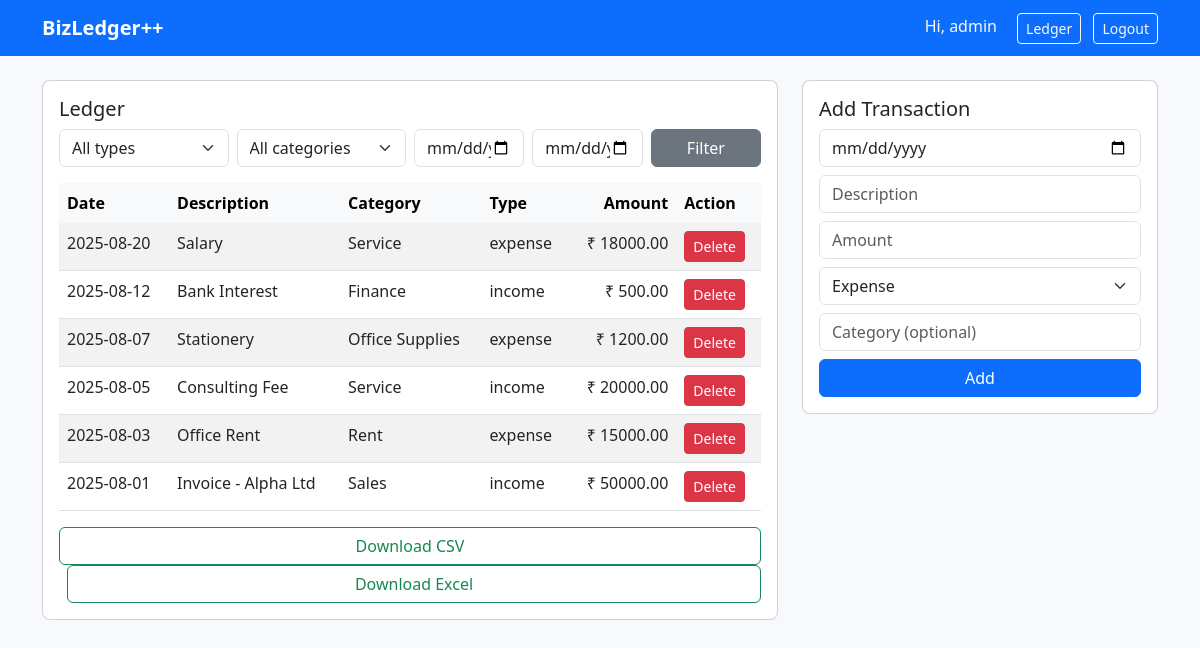
Screenshot of /ledger (signed in) with the database file from the repository.
### models.py (models this page shows)
class Transaction(Base):
    __tablename__ = "transactions"
    id = Column(Integer, primary_key=True, index=True)
    user_id = Column(Integer, ForeignKey("users.id"), nullable=False)
    date = Column(Date, default=datetime.date.today)
    description = Column(String, nullable=False)
    amount = Column(Float, nullable=False)   # positive numbers
    type = Column(String, nullable=False)    # "income" or "expense"
    category = Column(String, nullable=True)
    owner = relationship("User", back_populates="transactions")

### app.py (the view, shortened to what this page needs)
@app.route("/ledger", methods=["GET", "POST"])
@login_required
def ledger():
    user_id = session["user_id"]
    db = SessionLocal()
    q = db.query(Transaction).filter(Transaction.user_id == user_id)
    f_type = request.args.get("type")
    f_cat = request.args.get("category")
    start = request.args.get("start")
    end = request.args.get("end")
    if f_type in ("income","expense"):
        q = q.filter(Transaction.type == f_type)
    if f_cat:
        q = q.filter(Transaction.category == f_cat)
    if start:
        try:
            s = datetime.datetime.strptime(start, "%Y-%m-%d").date()
            q = q.filter(Transaction.date >= s)
        except:
            pass
    if end:
        try:
            e = datetime.datetime.strptime(end, "%Y-%m-%d").date()
            q = q.filter(Transaction.date <= e)
        except:
            pass
    txns = q.order_by(Transaction.date.desc()).all()
    cats = db.query(Transaction.category).filter(Transaction.user_id==user_id).distinct().all()
    categories = [c[0] for c in cats if c[0]]
    db.close()
    return render_template("ledger.html", transactions=txns, categories=categories, filters={"type":f_type or "", "category":f_cat or "", "start":start or "", "end":end or ""})

### app.py (called while the page is built)
def login_required(f):
    from functools import wraps
    @wraps(f)
    def wrapper(*args, **kwargs):
        if "user_id" not in session:
            return redirect(url_for("login", next=request.path))
        return f(*args, **kwargs)
    return wrapper

### templates/ledger.html (shortened to what this page needs)
{% extends "base.html" %}
{% block content %}
<div class="row">
  <div class="col-md-8">
    <div class="card p-3 mb-3">
      <h5>Ledger</h5>
      <form class="row g-2 mb-3" method="get" action="{{ url_for('ledger') }}">
        <div class="col-md-3"><select name="type" class="form-select"><option value="">All types</option></select></div>
        <div class="col-md-3"><select name="category" class="form-select"><option value="">All categories</option></select></div>
        <div class="col-md-2"><input type="date" name="start" value="{{ filters.start }}" class="form-control"></div>
        <div class="col-md-2"><input type="date" name="end" value="{{ filters.end }}" class="form-control"></div>
        <div class="col-md-2"><button class="btn btn-secondary w-100">Filter</button></div>
      </form>
      <table class="table table-striped">
        <thead class="table-light">
          <tr><th>Date</th><th>Description</th><th>Category</th><th>Type</th><th class="text-end">Amount</th><th>Action</th></tr>
        </thead>
        <tbody>
          {% for t in transactions %}
          <tr>
            <td>{{ t.date }}</td>
            <td>{{ t.description }}</td>
            <td>{{ t.category or '' }}</td>
            <td>{{ t.type }}</td>
            <td class="text-end">₹ {{ '%.2f'|format(t.amount) }}</td>
            <td>
              <form method="post" action="{{ url_for('ledger_delete', tid=t.id) }}" style="display:inline;">
                <button type="submit" class="btn btn-sm btn-danger" onclick="return confirm('Delete transaction?')">Delete</button>
              </form>
            </td>
          </tr>
          {% endfor %}
        </tbody>
      </table>
      <a class="btn btn-outline-success" href="{{ url_for('ledger_export', fmt='csv') }}">Download CSV</a>
      <a class="btn btn-outline-success ms-2" href="{{ url_for('ledger_export', fmt='xlsx') }}">Download Excel</a>
    </div>
  </div>
  <div class="col-md-4">
    <div class="card p-3 mb-3">
      <h5>Add Transaction</h5>
      <form method="post" action="{{ url_for('ledger') }}">
        <div class="mb-2"><input class="form-control" name="date" type="date" value="{{ ('' ) }}"></div>
        <div class="mb-2"><input class="form-control" name="description" placeholder="Description" required></div>
        <div class="mb-2"><input class="form-control" name="amount" placeholder="Amount" required></div>
        <div class="mb-2">
          <select name="type" class="form-select">
            <option value="expense">Expense</option>
          </select>
        </div>
        <div class="mb-2"><input class="form-control" name="category" placeholder="Category (optional)"></div>
        <div class="d-grid"><button class="btn btn-primary">Add</button></div>
      </form>
    </div>
  </div>
</div>
{% endblock %}

### templates/base.html (shortened to what this page needs)
<!doctype html>
<html lang="en">
<head>
  <link href="https://cdn.jsdelivr.net/npm/bootstrap@5.3.0/dist/css/bootstrap.min.css" rel="stylesheet">
  <link href="{{ url_for('static', filename='style.css') }}" rel="stylesheet">
</head>
<body>
<nav class="navbar navbar-expand-lg navbar-dark bg-primary">
  <div class="container">
    <a class="navbar-brand" href="{{ url_for('dashboard') }}">BizLedger++</a>
    <div>
      {% if session.get('username') %}
        <span class="text-light me-3">Hi, {{ session['username'] }}</span>
        <a class="btn btn-outline-light btn-sm" href="{{ url_for('ledger') }}">Ledger</a>
        <a class="btn btn-outline-light btn-sm ms-2" href="{{ url_for('logout') }}">Logout</a>
      {% else %}
        <a class="btn btn-outline-light btn-sm" href="{{ url_for('login') }}">Login</a>
        <a class="btn btn-outline-light btn-sm ms-2" href="{{ url_for('register') }}">Register</a>
      {% endif %}
    </div>
  </div>
</nav>
<div class="container mt-4">
  {% block content %}{% endblock %}
</div>
</body>
</html>

### static/style.css (style rules this page uses)
body { background: #f7f9fc; }
.card { border-radius: 8px; }
.table thead th { border-bottom: none; }
.navbar-brand { font-weight: 700; }

### rows the page displays
Transaction: date "2025-08-20", description "Salary", category "Service", type "expense", amount "18000.00"
Transaction: date "2025-08-12", description "Bank Interest", category "Finance", type "income", amount "500.00"
Transaction: date "2025-08-07", description "Stationery", category "Office Supplies", type "expense", amount "1200.00"
Transaction: date "2025-08-05", description "Consulting Fee", category "Service", type "income", amount "20000.00"
Transaction: date "2025-08-03", description "Office Rent", category "Rent", type "expense", amount "15000.00"
Transaction: date "2025-08-01", description "Invoice - Alpha Ltd", category "Sales", type "income", amount "50000.00"

### other values shown
{{ session['username'] }} "admin"
